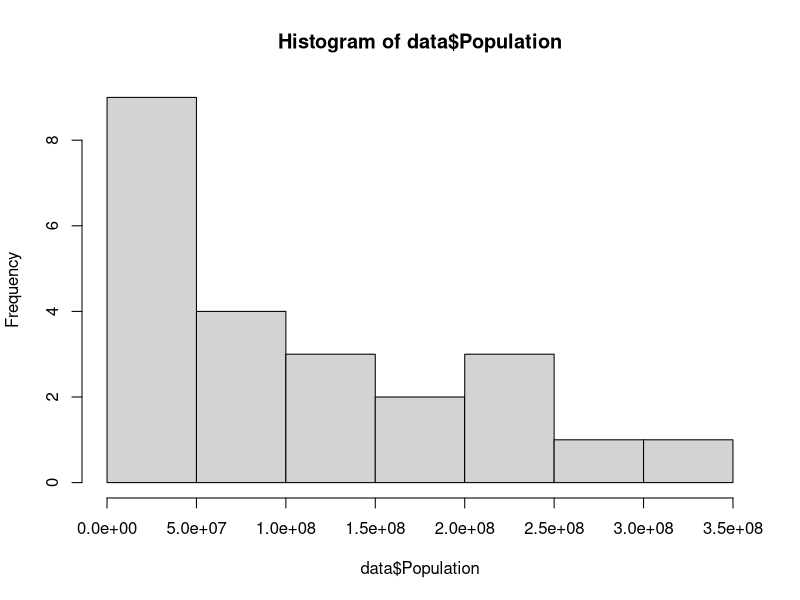
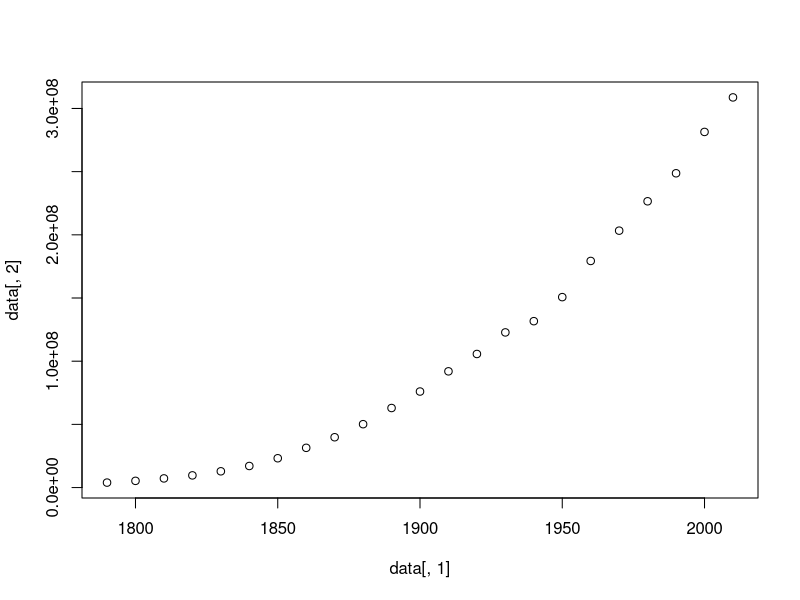
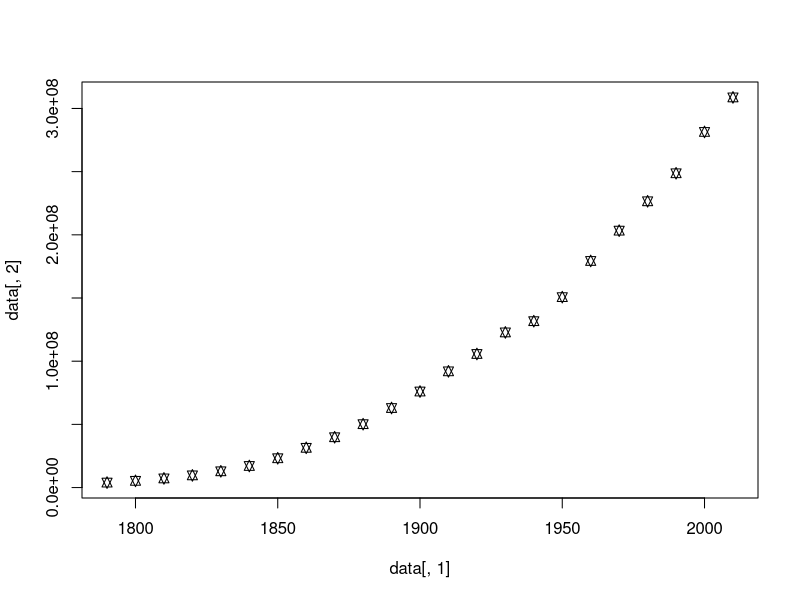
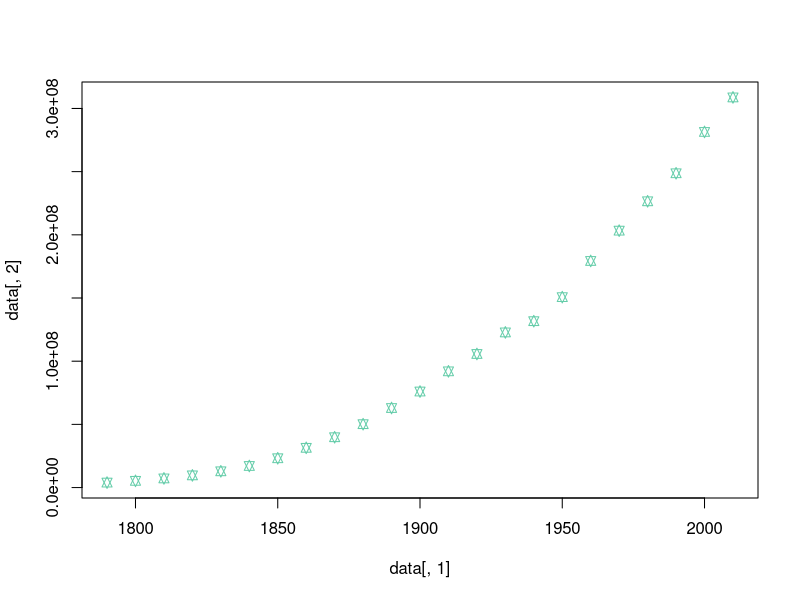
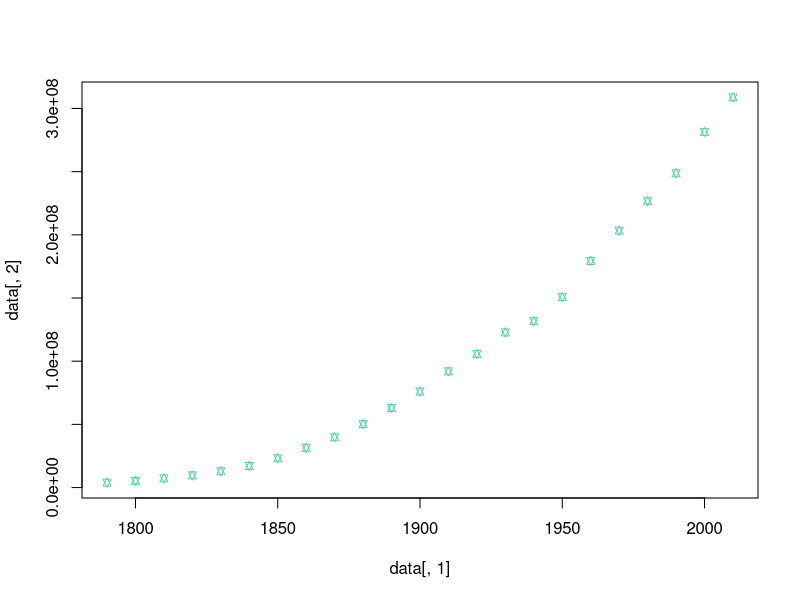
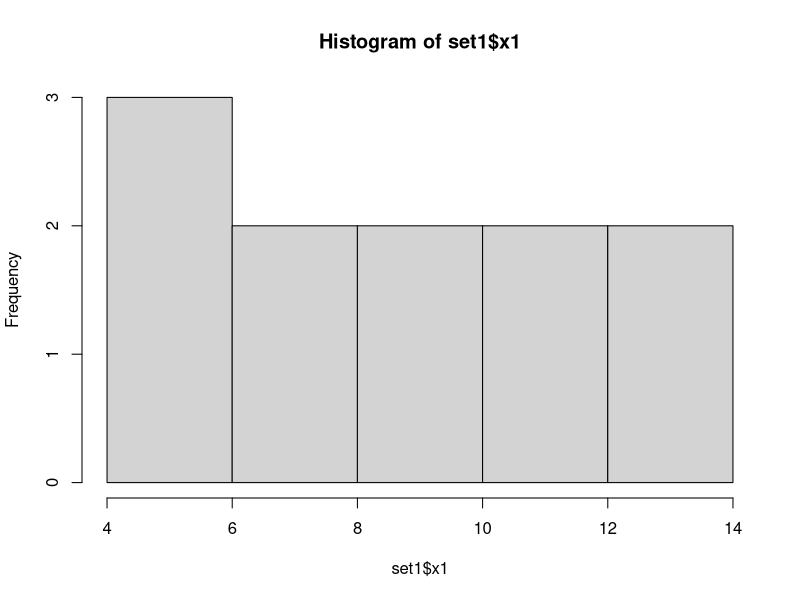
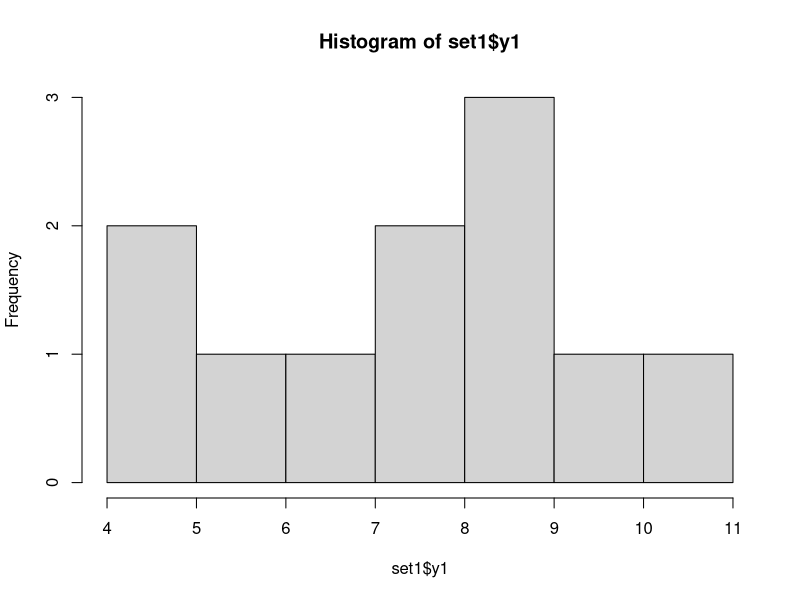
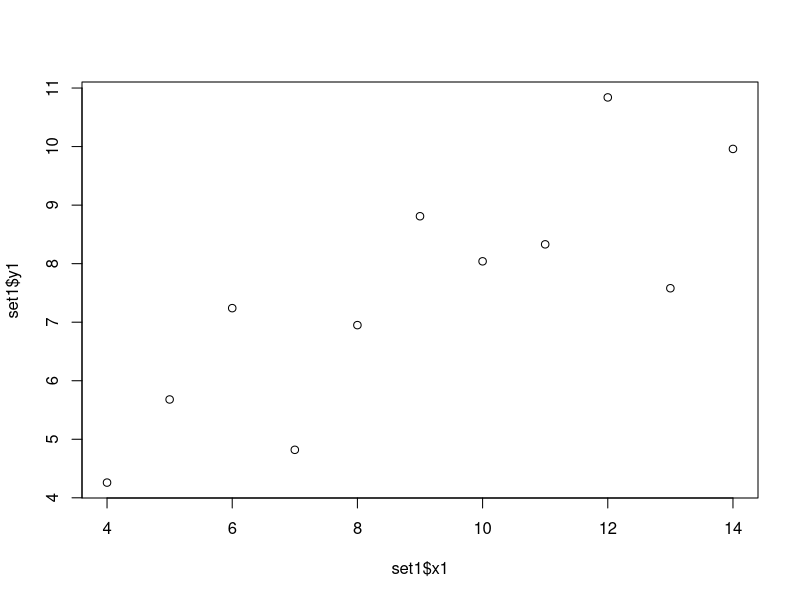

These charts were generated, in order, by the following R code:
## ---- chunk 1
setwd("~/Box/Teaching/Comp Bio Fall 2020/Lectures/Module 4")
## ---- chunk 2
data=read.csv(file="USPop.csv")
## ---- chunk 3
mean(data[,2])
mean(data$Population)

## ---- chunk 4
sd(data$Population)
range(data[,1])
summary(data[,2])
## ---- chunk 5
hist(data$Population)
## ---- chunk 6
plot(data[,1], data[,2])

#change the point character
plot(data[,1], data[,2],pch=11)

#change the point color
plot(data[,1], data[,2],pch=11, col="#66CDAA")

#change the size of the points relative to the plot
plot(data[,1], data[,2],pch=11, col="#66CDAA",cex=0.8)
## ---- chunk 7
library(knitr)
kable(anscombe, caption ="Anscomble's Quartet")
## ---- chunk 8
set1=anscombe[,c(1,5)]
set1=anscombe[,c("x1","y1")]
## ---- chunk 9
summary(set1)
sd(set1$x1)
sd(set1$y1)
## ---- chunk 10
hist(set1$x1)
hist(set1$y1)
plot(set1$x1,set1$y1)
## ---- chunk 11
cor.test(set1$x1,set1$y1)
cor.test(set1$x1,set1$y1)$est
## ---- chunk 12
early=subset(data, data$Year<=1900)
late=subset(data,data$Year>=1900)
## ---- chunk 13
hist(late$Population)
hist(early$Population)
## ---- chunk 14
plot(late$Year,late$Population)
plot(early$Year,early$Population)
#Original plot from before
plot(data[,1], data[,2],pch=11, col="#66CDAA",cex=0.8)
## ---- chunk 15
cor.test(early$Population,late$Population)
cor.test(early$Population,late$Population,method="spearman")
## ---- chunk 16
plot(early$Population,late$Population)
## ---- chunk 17
library(knitr)
fat=read.table(file="BodyFat.csv", sep=",",header=T)
fat=fat[,c(-1,-2,-18)]
names=colnames(fat)
x=matrix(names,nrow=length(names),ncol=1)
y=data.frame(x)
y[,2]="Est: "
y[,3]="Y | N"
colnames(y)=c("Variable","Correlation Estimate","Does it correlate with body fat?")
kable(y)
